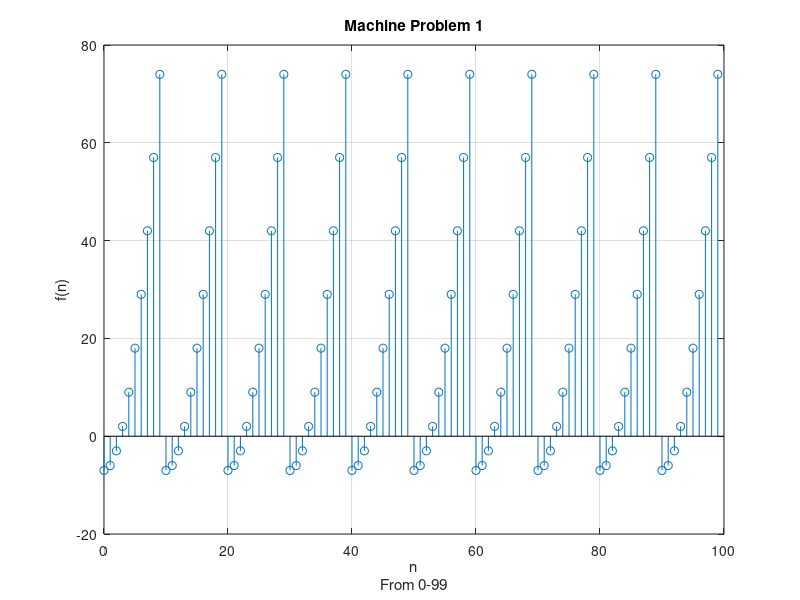

This figure's MATLAB source:
function matlab_MP_1()
clc
n = linspace(0,99);
y = linspace(0,99);

for z = 1:1:100
    s = z-1;
   while s>=10
       s= s-10;
   end
    y(z) = (s.^2)-7;
end

stem(n,y)
title('Machine Problem 1')
xlabel({'n';'From 0-99'})
ylabel('f(n)') 
grid
end